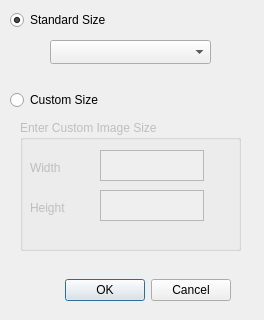
<?xml version="1.0" encoding="UTF-8"?>
<ui version="4.0">
 <class>Dialog</class>
 <widget class="QDialog" name="Dialog">
  <property name="geometry">
   <rect>
    <x>0</x>
    <y>0</y>
    <width>264</width>
    <height>320</height>
   </rect>
  </property>
  <property name="minimumSize">
   <size>
    <width>260</width>
    <height>320</height>
   </size>
  </property>
  <property name="windowTitle">
   <string>New Image</string>
  </property>
  <widget class="QDialogButtonBox" name="buttonBox">
   <property name="geometry">
    <rect>
     <x>10</x>
     <y>270</y>
     <width>221</width>
     <height>41</height>
    </rect>
   </property>
   <property name="orientation">
    <enum>Qt::Orientation::Horizontal</enum>
   </property>
   <property name="standardButtons">
    <set>QDialogButtonBox::StandardButton::Cancel|QDialogButtonBox::StandardButton::Ok</set>
   </property>
  </widget>
  <widget class="QComboBox" name="comboBoxSizeList">
   <property name="geometry">
    <rect>
     <x>50</x>
     <y>40</y>
     <width>161</width>
     <height>24</height>
    </rect>
   </property>
  </widget>
  <widget class="QGroupBox" name="groupBox">
   <property name="enabled">
    <bool>false</bool>
   </property>
   <property name="geometry">
    <rect>
     <x>20</x>
     <y>120</y>
     <width>221</width>
     <height>131</height>
    </rect>
   </property>
   <property name="title">
    <string>Enter Custom Image Size</string>
   </property>
   <widget class="QLabel" name="label">
    <property name="geometry">
     <rect>
      <x>10</x>
      <y>40</y>
      <width>61</width>
      <height>16</height>
     </rect>
    </property>
    <property name="text">
     <string>Width</string>
    </property>
   </widget>
   <widget class="QLabel" name="label_2">
    <property name="geometry">
     <rect>
      <x>10</x>
      <y>80</y>
      <width>61</width>
      <height>16</height>
     </rect>
    </property>
    <property name="text">
     <string>Height</string>
    </property>
   </widget>
   <widget class="QPlainTextEdit" name="plainTextEditWidth">
    <property name="geometry">
     <rect>
      <x>80</x>
      <y>30</y>
      <width>104</width>
      <height>31</height>
     </rect>
    </property>
   </widget>
   <widget class="QPlainTextEdit" name="plainTextEditHeight">
    <property name="geometry">
     <rect>
      <x>80</x>
      <y>70</y>
      <width>104</width>
      <height>31</height>
     </rect>
    </property>
   </widget>
  </widget>
  <widget class="QRadioButton" name="radioButtonStdSize">
   <property name="geometry">
    <rect>
     <x>10</x>
     <y>10</y>
     <width>251</width>
     <height>20</height>
    </rect>
   </property>
   <property name="text">
    <string>Standard Size</string>
   </property>
   <property name="checked">
    <bool>true</bool>
   </property>
  </widget>
  <widget class="QRadioButton" name="radioButtonCustomSize">
   <property name="geometry">
    <rect>
     <x>10</x>
     <y>90</y>
     <width>201</width>
     <height>20</height>
    </rect>
   </property>
   <property name="text">
    <string>Custom Size</string>
   </property>
  </widget>
 </widget>
 <resources>
  <include location="svgicons.qrc"/>
 </resources>
 <connections>
  <connection>
   <sender>buttonBox</sender>
   <signal>accepted()</signal>
   <receiver>Dialog</receiver>
   <slot>accept()</slot>
   <hints>
    <hint type="sourcelabel">
     <x>248</x>
     <y>254</y>
    </hint>
    <hint type="destinationlabel">
     <x>157</x>
     <y>274</y>
    </hint>
   </hints>
  </connection>
  <connection>
   <sender>buttonBox</sender>
   <signal>rejected()</signal>
   <receiver>Dialog</receiver>
   <slot>reject()</slot>
   <hints>
    <hint type="sourcelabel">
     <x>316</x>
     <y>260</y>
    </hint>
    <hint type="destinationlabel">
     <x>286</x>
     <y>274</y>
    </hint>
   </hints>
  </connection>
  <connection>
   <sender>radioButtonStdSize</sender>
   <signal>toggled(bool)</signal>
   <receiver>comboBoxSizeList</receiver>
   <slot>setEnabled(bool)</slot>
   <hints>
    <hint type="sourcelabel">
     <x>22</x>
     <y>19</y>
    </hint>
    <hint type="destinationlabel">
     <x>70</x>
     <y>50</y>
    </hint>
   </hints>
  </connection>
  <connection>
   <sender>radioButtonCustomSize</sender>
   <signal>toggled(bool)</signal>
   <receiver>groupBox</receiver>
   <slot>setEnabled(bool)</slot>
   <hints>
    <hint type="sourcelabel">
     <x>12</x>
     <y>99</y>
    </hint>
    <hint type="destinationlabel">
     <x>26</x>
     <y>152</y>
    </hint>
   </hints>
  </connection>
 </connections>
</ui>
